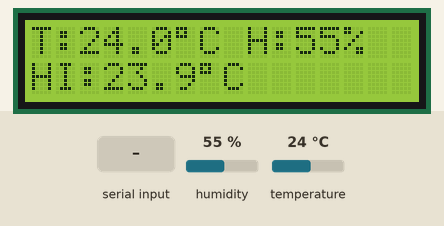
Simulated run of this sketch. Board: Arduino Uno R4 WiFi. Shown: 16×2 character LCD. The inputs (shaded band) are chosen by the test bench; at power-on: humidity 55 %, temperature 24 °C. WiFi joins after 1.5 s; servers stay silent unless stated; web services answer with replies made up by the test bench; what the sketch prints to the serial monitor is not drawn.

Above: at 8.8 s.
8.9 s: "STOP\n" received over Serial
At 29.9 s:
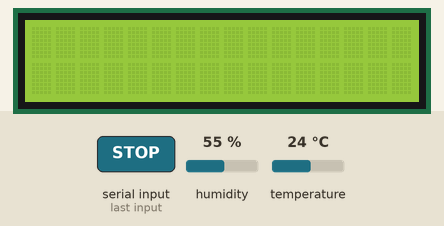
30.2 s: "START\n" received over Serial
At 30.42 s:
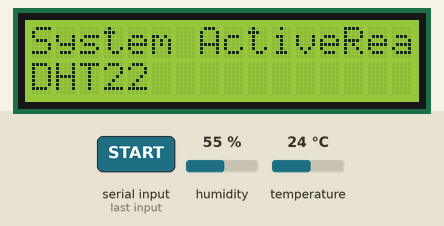
32.0 s: humidity set to 22 %
At 51.3 s:
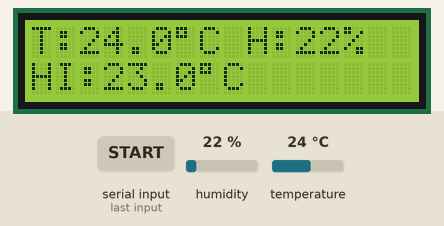
52.4 s: temperature set to 12 °C
At 72.1 s:
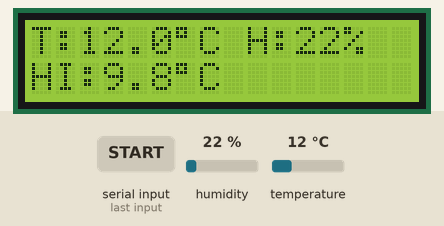
72.7 s: humidity set to 40 %
At 93.0 s:
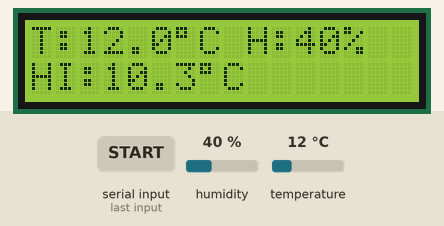
Timing chart, 0 to 94.1 s (numbered marks = the images above; inputs shaded):
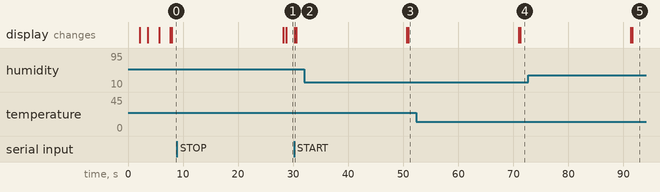

The sketch:

heat_index_with_thingspeakWeb_TelegramNoti.ino
```cpp
#include <WiFiS3.h>
#include <WiFiSSLClient.h>
#include <ArduinoHttpClient.h>
#include <DHT.h>
#include "ThingSpeak.h"
#include <LiquidCrystal_I2C.h>

// ---------- DHT22 ----------
#define DHTPIN 2
#define DHTTYPE DHT22
DHT dht(DHTPIN, DHTTYPE);

// ---------- LCD ----------
LiquidCrystal_I2C lcd(0x27, 16, 2);

// ---------- Wi-Fi ----------
char ssid[] = "AIS_SUPERSLOW";
char pass[] = "touch5949";

// ---------- ThingSpeak ----------
WiFiClient client;
unsigned long myChannelNumber = 3133698;
const char* myWriteAPIKey = "TMMJM2FZUOMWV22P";

// ---------- Telegram ----------
String botToken = "8506912412:AAFb-uh8mAc6cPkwGBKwcsi2CMKjplsHw3A";  // ใส่ token ของคุณ
String chatID   = "-1003242974830";  // ใส่ chat ID
WiFiSSLClient sslClient;
HttpClient http(sslClient, "api.telegram.org", 443);

// ---------- ตัวแปรช่วยส่ง Telegram ไม่ spam ----------
int current_status=0;
int prev_status=-1;

// ---------- สถานะระบบ ----------
bool systemActive = true;

// ---------- ฟังก์ชันส่ง Telegram พร้อม retry ----------
bool sendTelegram(String message) {
  if(WiFi.status() != WL_CONNECTED) return false;

  String url = "/bot" + botToken + "/sendMessage";
  String payload = "chat_id=" + chatID + "&text=" + message;

  for(int attempt=0; attempt<3; attempt++) { // retry 3 ครั้ง
    http.beginRequest();
    http.post(url);
    http.sendHeader("Content-Type", "application/x-www-form-urlencoded");
    http.sendHeader("Content-Length", payload.length());
    http.beginBody();
    http.print(payload);
    http.endRequest();

    int statusCode = http.responseStatusCode();
    String response = http.responseBody();
    Serial.print("Telegram status: "); Serial.println(statusCode);
    if(statusCode == 200) {
      Serial.println("Notify sent to Telegram successfully!");
      http.stop();
      return true;
    }
    http.stop();
    delay(2000); // รอ 2 วินาทีก่อน retry
  }
  http.stop();
  return false;
}

void setup() {
  Serial.begin(9600);
  while(!Serial);

  dht.begin();
  lcd.init();
  lcd.backlight();
  lcd.setCursor(0,0); lcd.print("HI-Alert");
  lcd.setCursor(0,1); lcd.print("Project");
  delay(2000);

  // เชื่อม Wi-Fi
  lcd.clear(); lcd.print("Connecting");
  lcd.setCursor(0,1); lcd.print("to WiFi...");
  WiFi.begin(ssid, pass);
  Serial.print("Connecting to WiFi...");
  while(WiFi.status() != WL_CONNECTED){
    delay(1000); Serial.print(".");
  }
  Serial.println("\nWi-Fi connected!");
  lcd.clear(); lcd.print("WiFi Connected!");
  delay(2000);
  Serial.print("IP: "); Serial.println(WiFi.localIP());

  // ThingSpeak
  ThingSpeak.begin(client);
  lcd.clear(); lcd.print("ThingSpeak");lcd.setCursor(0,1);lcd.print("Connected");
  delay(2000);
}

void loop() {
  lcd.clear();
    // ---------- อ่านคำสั่งจาก Serial ----------
  if(Serial.available()){
    String command = Serial.readStringUntil('\n');
    command.trim();
    if(command.equalsIgnoreCase("STOP")){
      systemActive = false;
      Serial.println("System paused. Type START to resume.");
      lcd.clear();
      lcd.setCursor(0,0); lcd.print("System Paused");
    } else if(command.equalsIgnoreCase("START")){
      systemActive = true;
      Serial.println("System resumed.");
      lcd.clear();
      lcd.setCursor(0,0); lcd.print("System Active");
    }
  }
  if(!systemActive){
    delay(500);
    return;
  }
  lcd.print("Reading form");lcd.setCursor(0,1);lcd.print("DHT22");
  Serial.println("Reading from DHT22...");
  float humidity = dht.readHumidity();
  float temperature = dht.readTemperature();
  float heatIndex = dht.computeHeatIndex(temperature, humidity, false);
  Serial.print("Temp: "); Serial.print(temperature);
  Serial.print(" °C | Hum: "); Serial.print(humidity);
  Serial.print(" % | HI: "); Serial.println(heatIndex);

  if(isnan(humidity) || isnan(temperature)){
    Serial.println("Failed to read from DHT22!");
    lcd.clear();
    lcd.setCursor(0,0); lcd.print("Failed to read");
    lcd.setCursor(0,1); lcd.print("Temp & Humid");
    delay(3000);
    return;
  }

  // ส่งขึ้น ThingSpeak
  ThingSpeak.setField(1, temperature);
  ThingSpeak.setField(2, humidity);
  ThingSpeak.setField(3, heatIndex);
  int status = ThingSpeak.writeFields(myChannelNumber, myWriteAPIKey);
  if(status==200) Serial.println("Data sent to ThingSpeak successfully!");
  else Serial.println("Error sending data: " + String(status));

  // แสดงผล LCD
  lcd.clear();
  lcd.setCursor(0,0);
  lcd.print("T:"); lcd.print(temperature,1); lcd.print((char)223); lcd.print("C");
  lcd.setCursor(9,0);
  lcd.print("H:"); lcd.print(humidity,0); lcd.print("%");
  lcd.setCursor(0,1);
  lcd.print("HI:"); lcd.print(heatIndex,1); lcd.print((char)223); lcd.print("C");

  // ---------- ระบบแจ้งเตือน Telegram แบบไม่ spam ----------
  String alertMsg = "";
  if(heatIndex > 53) current_status=4;
  else if(heatIndex > 43) current_status=3;
  else if(heatIndex > 35) current_status=2;
  else if(heatIndex > 30) current_status=1;
  else                    current_status=0;
  if(prev_status!=current_status) {
    if(current_status==4) alertMsg = "⚠️ อันตรายสามารถเกิด Heat Stroke ได้ตลอดเวลา อันตรายถึงชีวิต :ดัชนีความร้อน =" + String(heatIndex,1) + "°C";
    else if(current_status==3) alertMsg = "🔥 อากาศร้อนควรหลีกเลี่ยงทำกิจกรรมกลางแดด เพื่อหลีกเลี่ยง Heat Stroke : ดัชนีความร้อน =" + String(heatIndex,1) + "°C";
    else if(current_status==2) alertMsg = "☀️ อากาศค่อนข้างร้อน หมั่นดื่มน้ำ และควรหลีกเลี่ยงทำกิจกรรมกลางแดดติดต่อกันเป็นเวลานาน: ดัชนีความร้อน =" + String(heatIndex,1) + "°C";
    else if(current_status==1) alertMsg = "⛅️ อากาศสบาย แต่ก็ควรดื่มน้ำและป้องกันแสงแดดระหว่างวัน: ดัชนีความร้อน =" + String(heatIndex,1) + "°C";
    else if(current_status==0) alertMsg = "❄️ อากาศค่อนข้างเย็น ไม่มีอะไรต้องกังวล: ดัชนีความร้อน =" + String(heatIndex,1) + "°C";
    prev_status=current_status;
  }
  if(alertMsg != "") sendTelegram(alertMsg);
  delay(20000); // วน loop ทุก 20 วินาที
}
```

Measured:
- after the input at 8.9 s, the display: first changes after 19.3 s (image 1 shows a later state)
- after the input at 30.2 s, the display: changes after 0.06 s (image 2)
- after the input at 32.0 s, the display: first differs from a run without the input after 18.9 s (image 3)
- after the input at 52.4 s, the display: first differs from a run without the input after 18.9 s (image 4)
- after the input at 72.7 s, the display: first differs from a run without the input after 18.9 s (image 5)
